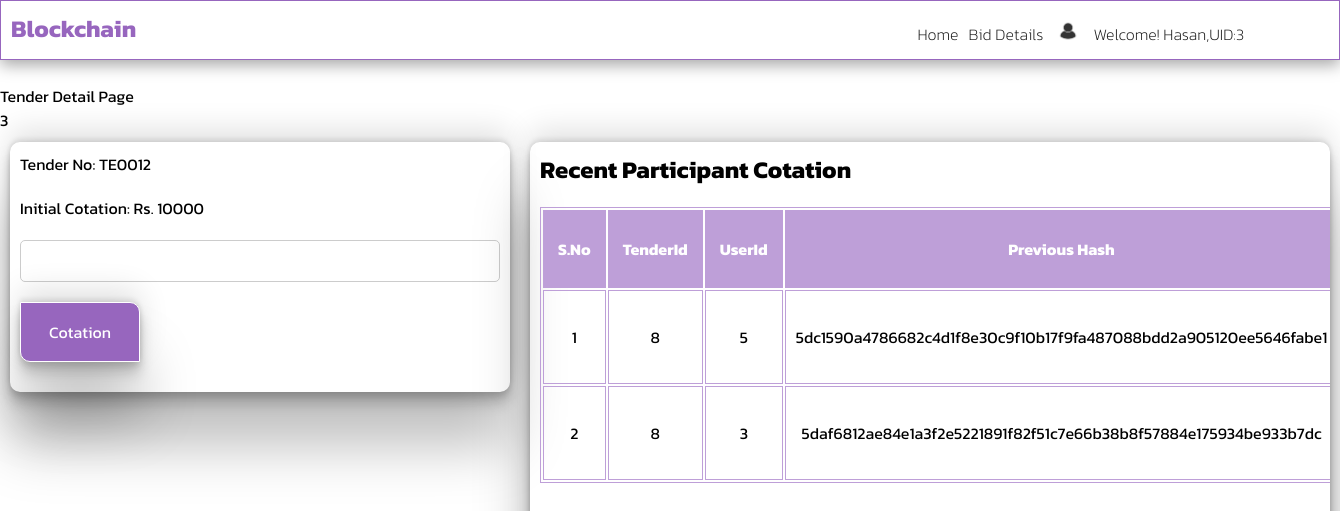
Page /viewBidDetails/8/ (signed in) on the committed database.
### eadmin/models.py (models this page shows)
class particpants(models.Model):
    username = models.CharField(max_length=100,null=False, blank=False)
    password = models.CharField(max_length=100)
    contact = models.CharField(max_length=100)
    email = models.CharField(max_length=100)
    profile_picture = models.ImageField(upload_to=getFile,null=True,blank=True)
    created_at=models.DateTimeField(auto_now_add=True)

class tender(models.Model):
    title = models.CharField(max_length=100,null=False, blank=False)
    started_at = models.DateTimeField()
    ended_at = models.DateTimeField()
    img = models.ImageField(upload_to=getFile,null=True,blank=True)
    created_at=models.DateTimeField(auto_now_add=True)
    tenderNo = models.CharField(max_length=100,null=False,blank=False)
    status=  models.BooleanField(default=True)
    initalCotation = models.CharField(max_length=100,null=False,blank=False,default=0)

class Blockchain(models.Model):
    tenderid= models.CharField(max_length=100,null=False, blank=False)
    previousHash = models.CharField(max_length=100,null=False, blank=False)
    currentHash = models.CharField(max_length=100,null=False, blank=False)
    data = models.JSONField(default=default_data)
    updated_at=models.DateTimeField(auto_now_add=True)

### eadmin/views.py (the view)
# urls.py: path("viewBidDetails/<int:tender_id>/",views.getBidDetails, name="viewBidDetails"),
def getBidDetails(request,tender_id):
    tenders=tender.objects.get(pk=tender_id)
    logger.warning(f"tender:{tenders}")
    request.tender_id = tender_id
    bl_block = isTenderCotatedByUser(tender_id)
    participant_info = getattr(request, 'participant_info', None)
    return render(request,'e-participant/tenderDetails.html',{'tenderDetails':tenders,'block_list': bl_block, 'participant_info': participant_info})

### eadmin/BlockchainMiddleWare.py (called while the page is built)
    def __call__(self, request):
        tender_id = request.GET.get('tender_id', None)  # Assuming the tenderid is passed via GET parameter
        block_list = None
        if tender_id:
            block_list = Blockchain.objects.filter(tenderid=tender_id)
            request.block_list = block_list
        else:
            request.block_list = None
        response = self.get_response(request)
        return response

### eadmin/tenderMiddleware.py (called while the page is built)
    def __call__(self, request):
        tenderList = None
        getTender = tender.objects.all()
        request.tenderList = getTender
        response = self.get_response(request)
        return response

### eadmin/views.py (called while the page is built)
def isTenderCotatedByUser(tender_id):
    blocks=Blockchain.objects.filter(tenderid=tender_id)
    cotation = []
    isactive =False
    for bb in blocks:
        obj = bb.data
        currentUserid = obj['data']['userid']
        cotation.append({'userid':currentUserid,'tenderid':bb.tenderid,'transaction':obj['data']['transaction'],'previousHash':bb.previousHash,'currentHash':bb.currentHash,'updated_at':bb.updated_at})
    print(cotation)
    return cotation

### templates/e-participant/tenderDetails.html (shortened to what this page needs)
{% extends 'e-participant/layout.html' %}
{% block content %}
    <p>Tender Detail Page</p>
    {{participant_info.id}}
    <div class="bl-container">
         <div class="card cotation-card ">
            <p>Tender No: {{ tenderDetails.tenderNo }}</p>
            <p>Initial Cotation: Rs. {{ tenderDetails.initalCotation }}</p>
            <form  method="post" action="{% url 'newCotation' %}">
                <input type="text" name="amount" class="form-control">
                <button type="submit" class="bl-btn wd-1">Cotation</button>
            </form>
        </div>
        <div class="card cotation-card wd ">
            <h2>Recent Participant Cotation </h2>
            <table>
                <thead>
                    <th>S.No</th>
                    <th>TenderId</th>
                    <th>UserId</th>
                    <th>Previous Hash</th>
                </thead>
                <tbody>
                    {% for blocks in block_list %}
                    <tr>
                        <td>{{forloop.counter}}</td>
                        <td>{{blocks.tenderid}}</td>
                        <td>{{blocks.userid}}</td>
                        <td>{{blocks.previousHash}}</td>
                    </tr>
                    {% endfor %}
                </tbody>
            </table>
        </div>
    </div>
{% endblock %}

### templates/e-participant/layout.html (shortened to what this page needs)
<html lang="en">
<head>
    {% load static %}
    <link rel="stylesheet" href="{% static 'css/style.css' %}">
    <link rel="stylesheet" href="https://cdnjs.cloudflare.com/ajax/libs/font-awesome/6.5.1/css/all.min.css" />
</head>
<body>
    <header>
        <nav>
             <h1>Blockchain</h1>
            <ul>
                <li><a href="{% url 'dashboard' %}">Home</a></li>
                <li><a href="{% url 'bid_details' %}">Bid Details</a></li>
                <li class="dropdown">
                    <div class="dropbtn">
                        <img src="{% static 'profile/default.jpg' %}" alt="" height="30px" width="30px">
                    </div>
                </li>
                {% if participant_info %}
                <li><a href="#">Welcome! <b class="bl-fnt">{{participant_info.username}},UID:{{participant_info.id}}</b></a></li>
                {% endif%}
            </ul>
        </nav>
    </header>
    <a href="{% url 'dashboard' %}">Home</a>
    <a href="{% url 'bid_details' %}">Bid Details</a>
    <a href="{% url 'index' %}">Logout</a>
    {% block content %}
    {% endblock  %}
</body>
</html>

### static/css/style.css (style rules this page uses)
* { box-sizing: border-box; padding: 0; margin: 0; list-style: none; font-family: 'Kanit', sans-serif; text-decoration: none; }
:root { --primary-color: #9766be; --light-primary-color: #be9fd8; --green-color:#0c8835; --white-color: #ffff; --black-color: #0a0a0aee; }
header { background-color: var(--white-color); border: 1px solid var(--primary-color); height: 60px; width: 100%; top: 0; position: sticky; z-index: 1000; box-shadow: rgba(0, 0, 0, 0.35) 0px 5px 15px; }
header nav { display: flex; cursor: pointer; justify-content: space-between; margin: 10px; }
header nav ul { display: flex; justify-content: flex-end; align-items: flex-end; }
header nav ul li { padding: 5px; }
header nav ul li:last-child { margin-right: 80px; }
nav h1 { color: var(--primary-color); }
li a { color: var(--black-color); }
.card { height: 200px; margin: 10px; width: 250px; border-radius: 10px; box-shadow: rgba(0, 0, 0, 0.25) 0px 54px 55px, rgba(0, 0, 0, 0.12) 0px -12px 30px, rgba(0, 0, 0, 0.12) 0px 4px 6px, rgba(0, 0, 0, 0.17) 0px 12px 13px, rgba(0, 0, 0, 0.09) 0px -3px 5px; }
.bl-form p, a { color: var(--white-color); font-weight: 200; }
.form-control { width: 100%; padding: 10px; margin-bottom: 10px; border: 1px solid #ccc; border-radius: 5px; box-sizing: border-box; }
.dropbtn { align-items: center; flex-direction: column; }
.bl-fnt { font-weight: 200; }
.bl-container { height: 100%; width: 100%; display: grid; grid-template-columns: 1fr 1fr 1fr; }
.bl-btn { display: absolute; border: 1px solid var(--white-color); color: var(--black-color); cursor: pointer; background-color: var(--primary-color); text-align: center; margin-top: 10px; border-radius: 0px 10px 0px 10px; box-shadow: rgba(0, 0, 0, 0.25) 0px 54px 55px, rgba(0, 0, 0, 0.12) 0px -12px 30px, rgba(0, 0, 0, 0.12) 0px 4px 6px, rgba(0, 0, 0, 0.17) 0px 12px 13px, rgba(0, 0, 0, 0.09) 0px -3px 5px; }
.bl-btn.wd-1 { width: 120px; height: 60px; font-size: 1em; color: var(--white-color); }
.card.cotation-card { height: 250px; width: 500px; }
.cotation-card p, form { padding: 10px; }
.card.cotation-card.wd { height: 80%; width: 800px; overflow: scroll; }
.wd h2 { padding: 10px; }
table { margin: 10px; border: 1px solid var(--light-primary-color) }
table thead { background-color: var(--light-primary-color); color: var(--white-color); }
table thead th { padding: 15px; }
tbody tr td { border: 1px solid var(--light-primary-color); padding: 10px; text-align: center; }

### rows in the picture
particpants: username "Hasan", id "3"
tender: tenderNo "TE0012", initalCotation "10000"
Blockchain: previousHash "5dc1590a4786682c4d1f8e30c9f10b17f9fa487088bdd2a905120ee5646fabe1"
Blockchain: previousHash "5daf6812ae84e1a3f2e5221891f82f51c7e66b38b8f57884e175934be933b7dc"

### other values in the picture
{{ blocks.tenderid }} "8" "8"
{{ blocks.userid }} "5" "3"
